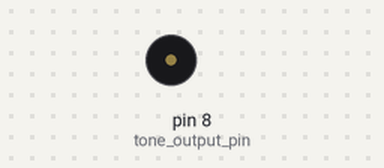
This sketch was run on a simulated Arduino Uno, built with avr-gcc and run on an emulated ATmega328P. Shown: buzzer (waves = sounding).

Above: at 0.45 s.
At 9.36 s:
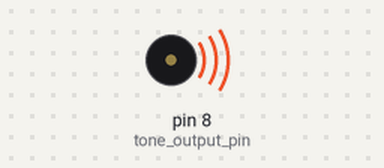
Timing chart, 0 to 12.3 s (numbered marks = the images above):
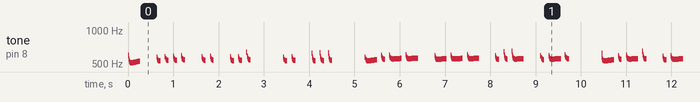

The sketch:

CwStationId.ino
```cpp
/*
 * Funky piece of code to transmit CW (morse code) with a twist.
 *
 * Instead of going beep beep, this code makes "chirps", as heard
 * in old radios, like this replica: https://youtu.be/V5Qkk2c4m9E
 *
 * Another, different, chirp: https://www.youtube.com/watch?v=Ls_Y_USteQQ
 *
 * It's just for laughs. Enjoy.
 */

const char PROGMEM CWTEXT[] = "THIS IS YOUR CALL";

void setup() {
  setup_tonegenerator();
}

void loop() {
  cwSendText();
  delay(4000);
}
```

morsekeyer.ino
```cpp
#include <avr/pgmspace.h>

// Duration in mS of a dot.
const int dotTime = 90;

const char PROGMEM CWCHARS[] =
                  // Index Char ASCII  CW   length
    {0B10010101,  //   0    /    47   -..-.   5
     0B11111101,  //   1    0    48   -----   5
     0B01111101,  //   2    1    49   .----   5
     0B00111101,  //   3    2    50   ..---   5
     0B00011101,  //   4    3    51   ...--   5
     0B00001101,  //   5    4    52   ....-   5
     0B00000101,  //   6    5    53   .....   5
     0B10000101,  //   7    6    54   -....   5
     0B11000101,  //   8    7    55   --...   5
     0B11100101,  //   9    8    56   ---..   5
     0B11110101,  //  10    9    57   ----.   5
     0B10001101,  //  11    =    61   -...-   5
     0B01000010,  //  12    A    65   .-      2
     0B10000100,  //  13    B    66   -...    4
     0B10100100,  //  14    C    67   -.-.    4
     0B10000100,  //  15    D    68   -..     3
     0B00000001,  //  16    E    69   .       1
     0B00100100,  //  17    F    70   ..-.    4
     0B11000011,  //  18    G    71   --.     3
     0B00000100,  //  19    H    72   ....    4
     0B00000010,  //  20    I    73   ..      2
     0B01110100,  //  21    J    74   .---    4
     0B10100011,  //  22    K    75   -.-     3
     0B01000100,  //  23    L    76   .-..    4
     0B11000010,  //  24    M    77   --      2
     0B10000010,  //  25    N    78   -.      2
     0B11100011,  //  26    O    79   ---     3
     0B01100100,  //  27    P    80   .--.    4
     0B11010100,  //  28    Q    81   --.-    4
     0B01000011,  //  29    R    82   .-.     3
     0B00000011,  //  30    S    83   ...     3
     0B10000001,  //  31    T    84   -       1
     0B00100011,  //  32    U    85   ..-     3
     0B00010100,  //  33    V    86   ...-    4
     0B01100011,  //  34    W    87   .--     3
     0B10010100,  //  35    X    88   -..-    4
     0B10110100,  //  36    Y    89   -.--    4
     0B11000100}; //  37    Z    90   --..    4


void cwSendText()
{
  const char *p = CWTEXT ;

  uint8_t ch ;
  ch = pgm_read_byte( p );
  while( ch ) {
    cwSendCharacter( ch );
    p++ ;
    ch = pgm_read_byte( p );
  }
}

void cwSendCharacter(byte character)
{
  uint8_t idx = 0 ;

  // Determine the CW character to send from the lookup table
  if (character >= (byte) '/' && character <= (byte) '9') {
    idx = character - (byte) '/' ;
  } else if (character >= (byte) 'A' && character <= (byte) 'Z') {
    idx = character - (byte) 'A' + 12 ;
  } else if (character == (byte) '=') {
    idx = character - (byte) '=' + 11 ;
  } else if (character == (byte) '.') {
    // Period is 6 symbols so does not fit a byte
    cwSound (1, true);
    cwSound (3, true);
    cwSound (1, true);
    cwSound (3, true);
    cwSound (1, true);
    cwSound (3, true);
    cwSound(3,false); // space between characters is one dah
    return ;
  } else {
    // Space or any unrecognized char, silence.
    cwSound(4, false);
    return;
  }

  byte cw = pgm_read_byte( &CWCHARS[idx] );

  // Send the character from the CW table.
  byte nrsymbols = cw & 0B00000111;
  while (nrsymbols > 0) {
    byte dits = (cw & 0B10000000) > 0 ? 3 : 1;
    cwSound (dits, true);
    cw = cw << 1;
    nrsymbols--;
  }
  cwSound(3,false); // space between characters is one dah
}

/*
 * Sends sound for the number of dits + 1, or silence.
 *
 * cwSound(1,false); // No sound, duration 1 dit.
 * cwSound(2,true);  // 1 dit sound, + 1 dit silence.
 */
void cwSound(int dits, boolean on) {
  if (on) {
    chirp(dits*dotTime);
    delay(dotTime);
  } else {
    delay(dits*dotTime);
  }
}
```

tonegenerator.ino
```cpp
#include <TimerOne.h>

const byte tone_output_pin = 8;
const long targetTone = 600;

// The target tones of the "oscillators" when muted
const long c1TargetTone = 800;
const long c2TargetTone = 400;

// Speed of attack/decay of both oscillators (lower is faster)
const int c1Speed = 2;
const int c2Speed = 50;

// The current tones of both "oscillators"
volatile unsigned int c1Tone = c1TargetTone;
volatile unsigned int c2Tone = c2TargetTone;

// The actual output tone of the oscillators combined
volatile unsigned int currentTone = 0;
volatile boolean soundOn = false;

void setup_tonegenerator() {
  Timer1.initialize(12000);                // microseconds between interrupts
  Timer1.attachInterrupt( calculateTone ); // routine called on interrupt
}

void chirp(unsigned int ms) {
  soundOn = true;

  unsigned long start = millis();
  unsigned int oldTone = -1;

  while (millis() - start <= ms) {

    // Doing this here saves an addition and division in the ISR
    currentTone = (c1Tone + c2Tone) / 2;

    // Only change generated tone when needed.
    if (oldTone != currentTone) {
      tone(tone_output_pin, currentTone);
      unsigned oldTone = currentTone;
    }
  }

  noTone(tone_output_pin);
  soundOn = false;
}

void calculateTone() {
  if (soundOn) {
    c1Tone = c1Tone + ((targetTone - c1Tone) / c1Speed);
    c2Tone = c2Tone + ((targetTone - c2Tone) / c2Speed);
  } else {
    c1Tone = c1Tone + ((c1TargetTone - c1Tone) / c1Speed);
    c2Tone = c2Tone + ((c2TargetTone - c2Tone) / c2Speed);
  }
}
```

Measured:
- by itself, tone on pin 8 (tone_output_pin): plays 600 Hz for 0.01 s, 552 Hz for 0.01 s, 528 Hz for 0.01 s, 517 Hz for 0.01 s, 513 Hz for 0.01 s, 511 Hz for 0.02 s … (2645 notes in this stretch)
